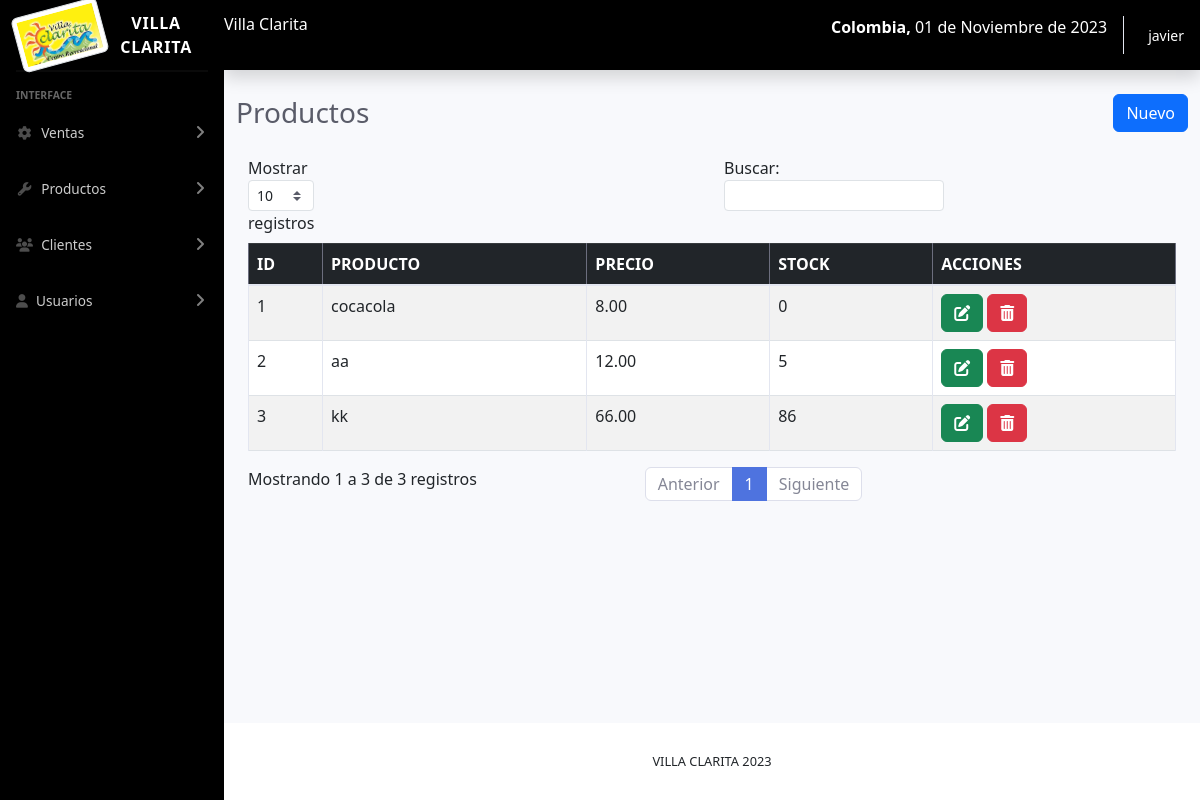
/sistema/lista_productos.php (signed in), run on the app's committed database.
### tables this page shows
CREATE TABLE `producto` (
  `codproducto` int(11) NOT NULL,
  `descripcion` varchar(200) NOT NULL,
  `precio` decimal(10,2) NOT NULL,
  `existencia` int(11) NOT NULL,
  `usuario_id` int(11) NOT NULL
);

### sistema/lista_productos.php (the view)
<?php include_once "includes/header.php"; ?>
<div class="container-fluid">
	<div class="d-sm-flex align-items-center justify-content-between mb-4">
		<h1 class="h3 mb-0 text-gray-800">Productos</h1>
		<a href="registro_producto.php" class="btn btn-primary">Nuevo</a>
	</div>
	<div class="row ">
		<div class="col-lg-12">
			<div class="table-responsive container">
				<table class="table table-striped table-bordered" id="table">
					<thead class="table-dark">
						<tr>
							<th>ID</th>
							<th>PRODUCTO</th>
							<th>PRECIO</th>
							<th>STOCK</th>
							<?php if ($_SESSION['rol'] == 1) { ?>
								<th>ACCIONES</th>
							<?php } ?>
						</tr>
					</thead>
					<tbody>
						<?php
						include "../conexion.php";
						$query = mysqli_query($conexion, "SELECT * FROM producto");
						$result = mysqli_num_rows($query);
						if ($result > 0) {
							while ($data = mysqli_fetch_assoc($query)) { ?>
								<tr>
									<td><?php echo $data['codproducto']; ?></td>
									<td><?php echo $data['descripcion']; ?></td>
									<td><?php echo $data['precio']; ?></td>
									<td><?php echo $data['existencia']; ?></td>
									<?php if ($_SESSION['rol'] == 1) { ?>
										<td>
											<a href="editar_producto.php?id=<?php echo $data['codproducto']; ?>" class="btn btn-success"><i class='fas fa-edit'></i></a>
											<form action="eliminar_producto.php?id=<?php echo $data['codproducto']; ?>" method="post" class="confirmar d-inline">
												<button class="btn btn-danger" type="submit"><i class='fas fa-trash-alt'></i> </button>
											</form>
										</td>
									<?php } ?>
								</tr>
						<?php }
						} ?>
					</tbody>
				</table>
			</div>
		</div>
	</div>
</div>
</div>
<?php include_once "includes/footer.php"; ?>

### sistema/includes/header.php (shortened to what this page needs)
<?php
include "includes/functions.php";
?>
<!DOCTYPE html>
<html lang="en">
	<head>
		<link href="css/sb-admin-2.min.css" rel="stylesheet">
		<link rel="stylesheet" href="css/dataTables.bootstrap5.min.css">
	</head>
	<body id="page-top">
	<div id="wrapper">
		<?php include_once "includes/menu.php"; ?>
		<div id="content-wrapper" class="d-flex flex-column">
			<div id="content">
				<nav class="navbar navbar-expand navbar-dark bg-black text-white topbar mb-4 static-top shadow">
					<div class="input-group">
						<h6>Villa Clarita</h6>
						<p class="ml-auto"><strong>Colombia, </strong><?php echo fechaPeru(); ?></p>
					</div>
					<ul class="navbar-nav ml-auto">
						<li class="nav-item dropdown no-arrow">
							<a class="nav-link dropdown-toggle" href="#" id="userDropdown" role="button" data-toggle="dropdown" aria-haspopup="true" aria-expanded="false">
								<span class="mr-2 d-none d-lg-inline small text-white"><?php echo $_SESSION['user']; ?></span>
							</a>
						</li>
					</ul>
				</nav>

### sistema/includes/menu.php (shortened to what this page needs)
<ul class="navbar-nav bg-black sidebar sidebar-dark accordion" id="accordionSidebar">
	<a class="sidebar-brand d-flex align-items-center justify-content-center" href="index.php">
		<div class="sidebar-brand-icon rotate-n-15">
			<img src="img/lo.jpeg" class="img-thumbnail">
		</div>
		<div class="sidebar-brand-text mx-3">Villa Clarita</div>
	</a>
	<hr class="sidebar-divider my-0">
	<hr class="sidebar-divider">
	<div class="sidebar-heading">
		Interface
	</div>
	<li class="nav-item">
		<a class="nav-link collapsed" href="#" data-toggle="collapse" data-target="#collapseTwo" aria-expanded="true" aria-controls="collapseTwo">
			<i class="fas fa-fw fa-cog"></i>
			<span>Ventas</span>
		</a>
	</li>
	<li class="nav-item">
		<a class="nav-link collapsed" href="#" data-toggle="collapse" data-target="#collapseUtilities" aria-expanded="true" aria-controls="collapseUtilities">
			<i class="fas fa-fw fa-wrench"></i>
			<span>Productos</span>
		</a>
	</li>
	<li class="nav-item">
		<a class="nav-link collapsed" href="#" data-toggle="collapse" data-target="#collapseClientes" aria-expanded="true" aria-controls="collapseUtilities">
			<i class="fas fa-users"></i>
			<span>Clientes</span>
		</a>
	</li>
	<?php if ($_SESSION['rol'] == 1) { ?>
		<li class="nav-item">
			<a class="nav-link collapsed" href="#" data-toggle="collapse" data-target="#collapseUsuarios" aria-expanded="true" aria-controls="collapseUtilities">
				<i class="fas fa-user"></i>
				<span>Usuarios</span>
			</a>
		</li>
	<?php } ?>
</ul>

### sistema/includes/footer.php (shortened to what this page needs)
<footer class="sticky-footer bg-white">
  <div class="container my-auto">
    <div class="copyright text-center my-auto">
      <span>VILLA CLARITA <?php echo date("Y"); ?></span>
    </div>
  </div>
</footer>
</div>
</div>
</body>
</html>

### data on the page
producto: codproducto "1", descripcion "cocacola", precio "8.00", existencia "0"
producto: codproducto "2", descripcion "aa", precio "12.00", existencia "5"
producto: codproducto "3", descripcion "kk", precio "66.00", existencia "86"

### other printed values
fechaPeru() "01 de Noviembre de 2023"
$_SESSION['user'] "javier"
